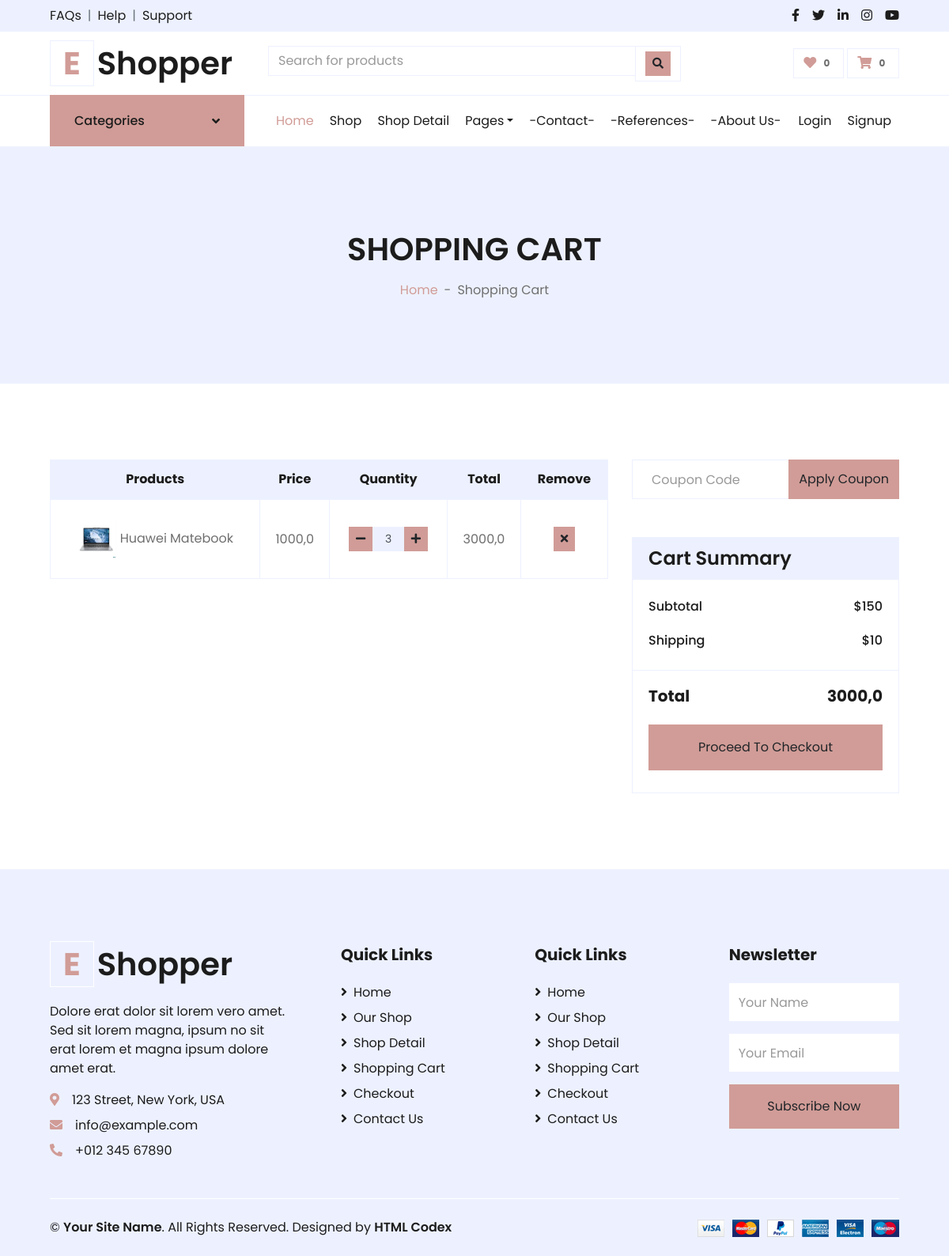
/order/shopcart/, run on the app's committed database.
### order/models.py (models this page shows)
class ShopCart(models.Model):
    user = models.ForeignKey(User, on_delete=models.SET_NULL, null=True)
    product = models.ForeignKey(Product, on_delete=models.SET_NULL, null=True)
    quantity = models.IntegerField()
    def __str__(self):
        return self.product.title
    @property
    def price(self):
        return (self.product.price)
    @property
    def amount(self):
        return (self.quantity * self.product.price)

### product/models.py (models this page shows, shortened)
class Product(models.Model):
    STATUS = (('True', 'Evet'),
            ('False', 'Hayir'), )
    category = models.ForeignKey(Category, on_delete=models.CASCADE) #many to one relation with Category
    title = models.CharField(max_length=150)
    keywords = models.CharField(max_length=255)
    description = models.TextField(max_length=255)
    image = models.ImageField(blank=True, upload_to='images/')
    price= models.FloatField()
    amount = models.IntegerField(default=0)
    detail = models.TextField()
    status = models.CharField(max_length=10,choices=STATUS)
    slug = models.SlugField()
    create_at = models.DateTimeField(auto_now_add=True)
    update_at = models.DateTimeField(auto_now=True)
    def category_tag(self):
        return self.category
    category_tag.short_description = "Kategori"
    def image_tag(self):
        return mark_safe('<img src="{}" height="50"/>'.format(self.image.url))
    image_tag.short_description = 'Image'

### order/views.py (the view)
# urls.py: path("shopcart/", views.shopcart, name="shopocart"),
def shopcart(request):
    current_user = request.user  # Access User Session information
    shopcart = ShopCart.objects.filter(user_id=current_user.id)
    total=0
    for rs in shopcart:
        total += rs.product.price * rs.quantity
        print(total)
    context={'shopcart': shopcart,
             'total': total,
             }
    return render(request,'shopcart_products.html',context)

### home/context_processor.py (called while the page is built)
def category(request):
    return {'category': Category.objects.all()}

def setting(request):
    return {'setting': Setting.objects.all()}

### order/templates/shopcart_products.html (shortened to what this page needs)
{% extends 'homebase.html' %}
{% block sidebar %} {% include 'sidebar.html' %}  {% endblock %}
{% block body %}
    <div class="container-fluid bg-secondary mb-5">
        <div class="d-flex flex-column align-items-center justify-content-center" style="min-height: 300px">
            <h1 class="font-weight-semi-bold text-uppercase mb-3">Shopping Cart</h1>
            <div class="d-inline-flex">
                <p class="m-0"><a href="">Home</a></p>
                <p class="m-0 px-2">-</p>
                <p class="m-0">Shopping Cart</p>
            </div>
        </div>
    </div>
    <div class="container-fluid pt-5">
        <div class="row px-xl-5">
            <div class="col-lg-8 table-responsive mb-5">
                <table class="table table-bordered text-center mb-0">
                    <thead class="bg-secondary text-dark">
                        <tr>
                            <th>Products</th>
                            <th>Price</th>
                            <th>Quantity</th>
                            <th>Total</th>
                            <th>Remove</th>
                        </tr>
                    </thead>
                    <tbody class="align-middle">
                    {%  for urun in shopcart %}
                        <tr class="product_data">
                            <td class="align-middle"><img src="{{ urun.product.image.url}}" alt="" style="width: 50px;">
                                {{ urun }}</td>
                            <td class="align-middle">{{urun.price}}</td>
                            <td class="align-middle">
                                <div class="input-group quantity mx-auto" style="width: 100px;">
                                    <div class="input-group-btn">
                                        <button class="btn btn-sm btn-primary btn-minus " >
                                        <i class="fa fa-minus"></i>
                                        </button>
                                    </div>
                                    <input type="text" class="form-control form-control-sm bg-secondary text-center prod_id" value="{{ urun.quantity }}">
                                    <div class="input-group-btn">
                                        <button class="btn btn-sm btn-primary btn-plus ">
                                            <i class="fa fa-plus"></i>
                                        </button>
                                    </div>
                                </div>
                            </td>
                            <td class="align-middle">{{urun.amount}}</td>
                            <td class="align-middle">
                              <a href="/order/deletefromcart/{{ urun.id }}"> <button class="btn btn-sm btn-primary"><i class="fa fa-times"></i></button></a>
                            </td>
                        </tr>
                    {% endfor %}
                    </tbody>
                </table>
            </div>
            <div class="col-lg-4">
                <form class="mb-5" action="">
                    <div class="input-group">
                        <input type="text" class="form-control p-4" placeholder="Coupon Code">
                        <div class="input-group-append">
                            <button class="btn btn-primary">Apply Coupon</button>
                        </div>
                    </div>
                </form>
                <div class="card border-secondary mb-5">
                    <div class="card-header bg-secondary border-0">
                        <h4 class="font-weight-semi-bold m-0">Cart Summary</h4>
                    </div>
                    <div class="card-body">
                        <div class="d-flex justify-content-between mb-3 pt-1">
                            <h6 class="font-weight-medium">Subtotal</h6>
                            <h6 class="font-weight-medium">$150</h6>
                        </div>
                        <div class="d-flex justify-content-between">
                            <h6 class="font-weight-medium">Shipping</h6>
                            <h6 class="font-weight-medium">$10</h6>
                        </div>
                    </div>
                    <div class="card-footer border-secondary bg-transparent">
                        <div class="d-flex justify-content-between mt-2">
                            <h5 class="font-weight-bold">Total</h5>
                            <h5 class="font-weight-bold">{{ total }}</h5>
                        </div><a href="/order/orderproduct">
                        <button class="btn btn-block btn-primary my-3 py-3">Proceed To Checkout</button></a>
                    </div>
                </div>
            </div>
        </div>
    </div>
{% endblock %}

### data on the page
ShopCart: product.image (picture), product.title "Huawei Matebook", price "1000,0", quantity "3", amount "3000,0"

### other printed values
{{ total }} "3000,0"
